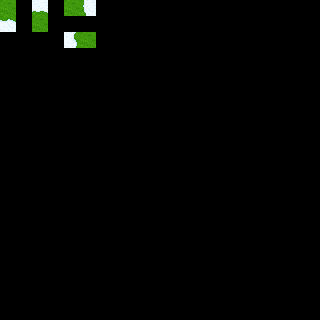

Rendered tile map (Tiled .tmx) drawn with the repository's tilesets; below, a short description and the full map source, tile grids included:
An orthogonal 20x20 tile map with 16x16 px tiles, 3 tile layers (regions, input_tiles, output_tiles).

<map version="1.0" tiledversion="1.1.5" orientation="orthogonal" renderorder="right-down" width="20" height="20" tilewidth="16" tileheight="16" infinite="0" nextobjectid="1">
 <tileset firstgid="1" source="../2ktownset.tsx" />
 <layer name="regions" width="20" height="20">
  <data encoding="csv">
428,0,428,0,428,428,0,0,0,0,0,0,0,0,0,0,0,0,0,0,
428,0,428,0,0,0,0,0,0,0,0,0,0,0,0,0,0,0,0,0,
0,0,0,0,428,428,0,0,0,0,0,0,0,0,0,0,0,0,0,0,
0,0,0,0,0,0,0,0,0,0,0,0,0,0,0,0,0,0,0,0,
0,0,0,0,0,0,0,0,0,0,0,0,0,0,0,0,0,0,0,0,
0,0,0,0,0,0,0,0,0,0,0,0,0,0,0,0,0,0,0,0,
0,0,0,0,0,0,0,0,0,0,0,0,0,0,0,0,0,0,0,0,
0,0,0,0,0,0,0,0,0,0,0,0,0,0,0,0,0,0,0,0,
0,0,0,0,0,0,0,0,0,0,0,0,0,0,0,0,0,0,0,0,
0,0,0,0,0,0,0,0,0,0,0,0,0,0,0,0,0,0,0,0,
0,0,0,0,0,0,0,0,0,0,0,0,0,0,0,0,0,0,0,0,
0,0,0,0,0,0,0,0,0,0,0,0,0,0,0,0,0,0,0,0,
0,0,0,0,0,0,0,0,0,0,0,0,0,0,0,0,0,0,0,0,
0,0,0,0,0,0,0,0,0,0,0,0,0,0,0,0,0,0,0,0,
0,0,0,0,0,0,0,0,0,0,0,0,0,0,0,0,0,0,0,0,
0,0,0,0,0,0,0,0,0,0,0,0,0,0,0,0,0,0,0,0,
0,0,0,0,0,0,0,0,0,0,0,0,0,0,0,0,0,0,0,0,
0,0,0,0,0,0,0,0,0,0,0,0,0,0,0,0,0,0,0,0,
0,0,0,0,0,0,0,0,0,0,0,0,0,0,0,0,0,0,0,0,
0,0,0,0,0,0,0,0,0,0,0,0,0,0,0,0,0,0,0,0
</data>
 </layer>
 <layer name="input_tiles" width="20" height="20">
  <data encoding="csv">
241,0,428,0,241,428,0,0,0,0,0,0,0,0,0,0,0,0,0,0,
428,0,241,0,0,0,0,0,0,0,0,0,0,0,0,0,0,0,0,0,
0,0,0,0,428,241,0,0,0,0,0,0,0,0,0,0,0,0,0,0,
0,0,0,0,0,0,0,0,0,0,0,0,0,0,0,0,0,0,0,0,
0,0,0,0,0,0,0,0,0,0,0,0,0,0,0,0,0,0,0,0,
0,0,0,0,0,0,0,0,0,0,0,0,0,0,0,0,0,0,0,0,
0,0,0,0,0,0,0,0,0,0,0,0,0,0,0,0,0,0,0,0,
0,0,0,0,0,0,0,0,0,0,0,0,0,0,0,0,0,0,0,0,
0,0,0,0,0,0,0,0,0,0,0,0,0,0,0,0,0,0,0,0,
0,0,0,0,0,0,0,0,0,0,0,0,0,0,0,0,0,0,0,0,
0,0,0,0,0,0,0,0,0,0,0,0,0,0,0,0,0,0,0,0,
0,0,0,0,0,0,0,0,0,0,0,0,0,0,0,0,0,0,0,0,
0,0,0,0,0,0,0,0,0,0,0,0,0,0,0,0,0,0,0,0,
0,0,0,0,0,0,0,0,0,0,0,0,0,0,0,0,0,0,0,0,
0,0,0,0,0,0,0,0,0,0,0,0,0,0,0,0,0,0,0,0,
0,0,0,0,0,0,0,0,0,0,0,0,0,0,0,0,0,0,0,0,
0,0,0,0,0,0,0,0,0,0,0,0,0,0,0,0,0,0,0,0,
0,0,0,0,0,0,0,0,0,0,0,0,0,0,0,0,0,0,0,0,
0,0,0,0,0,0,0,0,0,0,0,0,0,0,0,0,0,0,0,0,
0,0,0,0,0,0,0,0,0,0,0,0,0,0,0,0,0,0,0,0
</data>
 </layer>
 <layer name="output_tiles" width="20" height="20">
  <data encoding="csv">
0,0,458,0,0,427,0,0,0,0,0,0,0,0,0,0,0,0,0,0,
398,0,0,0,0,0,0,0,0,0,0,0,0,0,0,0,0,0,0,0,
0,0,0,0,429,0,0,0,0,0,0,0,0,0,0,0,0,0,0,0,
0,0,0,0,0,0,0,0,0,0,0,0,0,0,0,0,0,0,0,0,
0,0,0,0,0,0,0,0,0,0,0,0,0,0,0,0,0,0,0,0,
0,0,0,0,0,0,0,0,0,0,0,0,0,0,0,0,0,0,0,0,
0,0,0,0,0,0,0,0,0,0,0,0,0,0,0,0,0,0,0,0,
0,0,0,0,0,0,0,0,0,0,0,0,0,0,0,0,0,0,0,0,
0,0,0,0,0,0,0,0,0,0,0,0,0,0,0,0,0,0,0,0,
0,0,0,0,0,0,0,0,0,0,0,0,0,0,0,0,0,0,0,0,
0,0,0,0,0,0,0,0,0,0,0,0,0,0,0,0,0,0,0,0,
0,0,0,0,0,0,0,0,0,0,0,0,0,0,0,0,0,0,0,0,
0,0,0,0,0,0,0,0,0,0,0,0,0,0,0,0,0,0,0,0,
0,0,0,0,0,0,0,0,0,0,0,0,0,0,0,0,0,0,0,0,
0,0,0,0,0,0,0,0,0,0,0,0,0,0,0,0,0,0,0,0,
0,0,0,0,0,0,0,0,0,0,0,0,0,0,0,0,0,0,0,0,
0,0,0,0,0,0,0,0,0,0,0,0,0,0,0,0,0,0,0,0,
0,0,0,0,0,0,0,0,0,0,0,0,0,0,0,0,0,0,0,0,
0,0,0,0,0,0,0,0,0,0,0,0,0,0,0,0,0,0,0,0,
0,0,0,0,0,0,0,0,0,0,0,0,0,0,0,0,0,0,0,0
</data>
 </layer>
</map>
